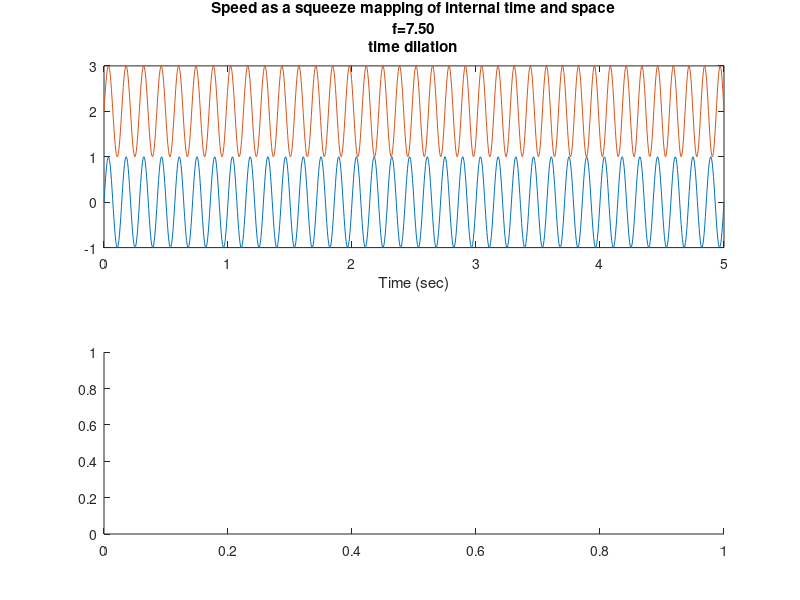

Here is the MATLAB script that generated this plot: (Note: this script raises an error after producing the figure.)
t=linspace(0,5,1000);
f0=7;
%f=1.1;
f=linspace(7,7.5,1000);

refOsc=sin(2*pi*f0*t);
modulatedOsc=sin(2*pi*f.*t);

figure

subplot(2,1,1)
plot(t,refOsc)
hold on
plot(t,modulatedOsc+2)
title({'Speed as a squeeze mapping of internal time and space',sprintf('f=%.2f',f(end)),'time dilation'})
xlabel('Time (sec)')
subplot(2,1,2)

[upEnv,lowEnv]=envelope(refOsc+modulatedOsc);
plot(t,upEnv)
hold on
plot(t,lowEnv)
title('length contraction')
disp('')
xlabel('Length')

